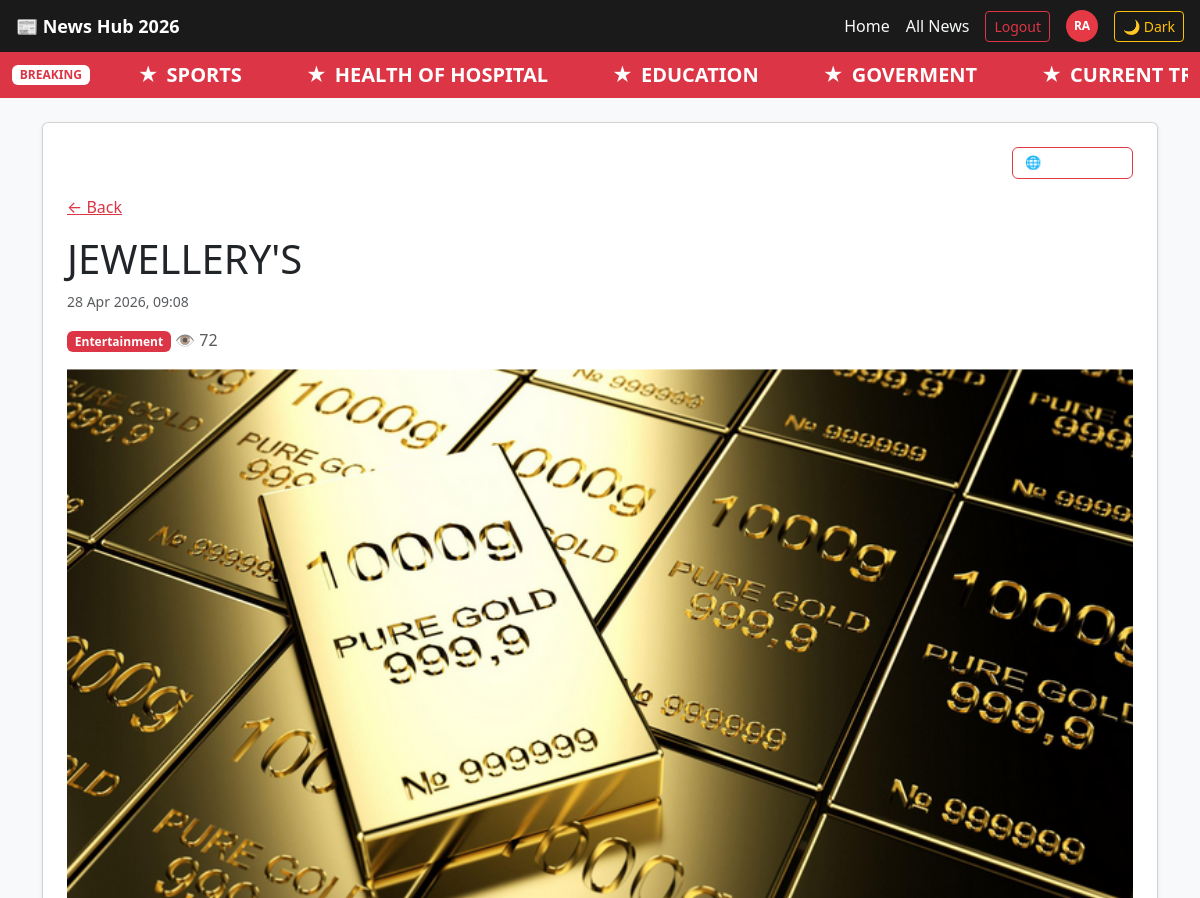
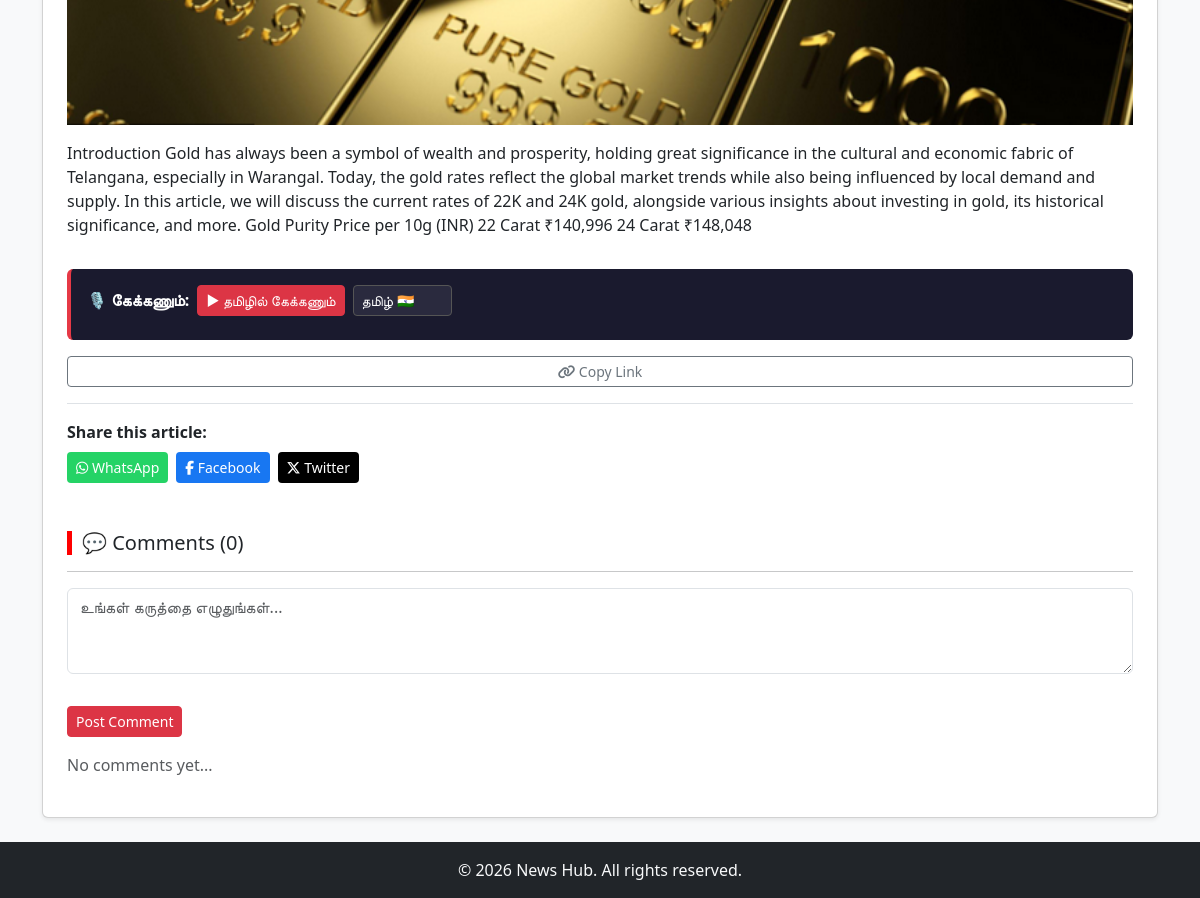
/post/3/ (signed in), run on the app's committed database (2 pictures, top to bottom).
### blog/models.py (models this page shows, shortened)
class Post(models.Model):
    title = models.CharField(max_length=200)
    content = models.TextField()
    created_at = models.DateTimeField(auto_now_add=True)
    image = models.ImageField(upload_to='news/', blank=True, null=True)
    tag = models.CharField(max_length=200, null=True)
    category = models.ForeignKey(Category, on_delete=models.SET_NULL, null=True, blank=True)
    views = models.PositiveIntegerField(default=0)
    likes = models.ManyToManyField(User, related_name='liked_posts', blank=True)

class Category(models.Model):
    name = models.CharField(max_length=100)

### blog/views.py (the view, shortened to what this page needs)
# urls.py: path('post/<int:pk>/', views.detail, name='detail'),          # ✅ post_id → pk
def detail(request, pk):
    post = get_object_or_404(Post, pk=pk)
    post.views += 1
    post.save()
    if post.category:
        latest_posts = Post.objects.filter(
            category=post.category
        ).exclude(id=post.id)[:20]
    else:
        latest_posts = Post.objects.exclude(id=post.id)[:5]
    comments = post.comments.all().order_by('-created_at')
    liked_ids = []
    if request.user.is_authenticated:
        liked_ids = list(CommentLike.objects.filter(
            user=request.user,
            comment__post=post
        ).values_list('comment_id', flat=True))
    form = CommentForm()
    post_url = 'https://news-hub-jjaf.onrender.com/' + reverse('blog:detail', kwargs={'pk': pk})
    return render(request, 'blog/detail.html', {
        'post': post,
        'latest_posts': latest_posts,
        'comments': comments,
        'form': form,
        'current_url': post_url,
        'liked_ids': liked_ids,
    })

### blog/forms.py
class CommentForm(forms.ModelForm):
    class Meta:
        model = Comment
        fields = ['content']
        widgets = {
            'content': forms.Textarea(attrs={
                'class': 'form-control',
                'rows': 3,
                'placeholder': 'உங்கள் கருத்தை எழுதுங்கள்...'
            })
        }

### blog/templates/blog/detail.html (shortened to what this page needs)
{% extends 'blog/base.html' %}
{% load static %}
{% block content %}
<div class="bg-danger text-white py-2 px-6">
    <div class="container-fluid d-flex align-items-center">
        <span class="badge bg-white text-danger fw-bold me-3 flex-shrink-0">BREAKING</span>
        <div class="ticker-wrapper">
            <div class="ticker-track">
                {% for p in latest_posts %}
                    <a href="{% url 'blog:detail' p.id %}" class="ticker-item">{{ p.title }}</a>
                {% endfor %}
            </div>
        </div>
    </div>
</div>
<div class="container my-4">
    <div class="row">
        <div class="col-lg-12">
            <div class="card shadow-sm p-4">
                <div class="d-flex justify-content-end mb-3">
                    <div class="lang-widget-wrap" id="langWidgetWrap">
                        <button class="lang-toggle-btn" onclick="toggleLangPanel()">🌐 <span id="langActiveName">Language</span> ▾</button>
                    </div>
                </div>
                <a href="{% url 'blog:index' %}" class="text-danger mb-3">← Back</a>
                <h1>{{ post.title }}</h1>
                <p class="text-muted small">{{ post.created_at|date:"d M Y, H:i" }}</p>
                <div class="mb-3">
                    {% if post.category %}
                        <span class="badge bg-danger">{{ post.category.name }}</span>
                    {% endif %}
                    <span class="text-muted">👁 {{ post.views }}</span>
                </div>
                {% if post.image %}
                    <img src="{{ post.image.url }}" class="img-fluid mb-3">
                {% endif %}
                <p>{{ post.content }}</p>
                <div class="mt-3 p-3 rounded" style="background:#1a1a2e; border-left: 4px solid #e63946;">
                    <div class="d-flex align-items-center gap-2 flex-wrap">
                        <span class="text-white fw-bold">🎙️ கேக்கணும்:</span>
                        <button id="ttsBtn" onclick="loadTTS()" class="btn btn-danger btn-sm">▶ தமிழில் கேக்கணும்</button>
                        <select id="ttsLang" onchange="resetTTS()" class="form-select form-select-sm w-auto" style="background:#2a2a3e; color:white; border-color:#555;">
                            <option value="ta">தமிழ் 🇮🇳</option>
                        </select>
                    </div>
                </div>
                <button onclick="copyLink()" class="btn btn-sm btn-outline-secondary mt-3">
                    <i class="fas fa-link"></i> Copy Link
                </button>
                <div class="mt-3 border-top pt-3">
                    <p class="fw-bold mb-2">Share this article:</p>
                    <div class="d-flex gap-2 flex-wrap">
                        <a href="#" onclick="shareWhatsApp(); return false;" class="btn btn-sm text-white" style="background-color: #25D366;">
                            <i class="fab fa-whatsapp"></i> WhatsApp
                        </a>
                        <a href="https://www.facebook.com/sharer/sharer.php?u={{ current_url|urlencode }}" target="_blank" class="btn btn-sm text-white" style="background-color: #1877F2;">
                            <i class="fab fa-facebook-f"></i> Facebook
                        </a>
                        <a href="https://twitter.com/intent/tweet?text={{ post.title|urlencode }}&url={{ current_url|urlencode }}" target="_blank" class="btn btn-sm text-white" style="background-color: #000000;">
                            <i class="fab fa-x-twitter"></i> Twitter
                        </a>
                    </div>
                </div>
                <div class="mt-5">
                    <h5 style="border-left:5px solid red; padding-left:10px;">💬 Comments ({{ comments|length }})</h5>
                    <hr>
                    {% if user.is_authenticated %}
                    <form method="POST">
                        {{ form.content }}
                        <br>
                        <button class="btn btn-danger btn-sm mt-2">Post Comment</button>
                    </form>
                    {% else %}
                    <div class="alert alert-warning">Login to comment → <a href="{% url 'blog:login' %}">Login</a></div>
                    {% endif %}
                    {% for comment in comments %}
                    <div class="card mt-3">
                        <div class="card-body">
                            <strong>{{ comment.user.username }}</strong>
                            <small class="text-muted float-end">{{ comment.created_at|date:"d M Y, H:i" }}</small>
                            <p class="mt-2">{{ comment.content }}</p>
                            <a href="{% url 'blog:like_comment' comment.id %}" class="btn btn-sm {% if comment.id in liked_ids %}btn-danger{% else %}btn-outline-danger{% endif %}">
                                ❤️ {{ comment.likes.count }}
                            </a>
                            <a href="#" onclick="shareCommentWhatsApp('{{ comment.content|escapejs }}'); return false;" class="btn btn-sm text-white ms-1" style="background-color: #25D366;">
                                <i class="fab fa-whatsapp"></i>
                            </a>
                        </div>
                    </div>
                    {% empty %}
                    <p class="text-muted mt-3">No comments yet...</p>
                    {% endfor %}
                </div>
            </div>
        </div>
    </div>
</div>
{% endblock %}

### blog/templates/blog/base.html (shortened to what this page needs)
{% load static %}
<!DOCTYPE html>
<html lang="en">
<head>
    <link href="https://cdn.jsdelivr.net/npm/bootstrap@5.3.3/dist/css/bootstrap.min.css" rel="stylesheet">
    <link rel="stylesheet" href="{% static 'blog/style.css' %}">
    <link rel="stylesheet" href="https://cdn.jsdelivr.net/npm/bootstrap-icons@1.3.0/font/bootstrap-icons.css">
    <link rel="stylesheet" href="https://cdnjs.cloudflare.com/ajax/libs/font-awesome/6.5.0/css/all.min.css">
</head>
<body class="bg-light">
<header class="navbar-custom">
    <div class="d-flex justify-content-between align-items-center">
        <a class="navbar-brand-text" href="{% url 'blog:index' %}">📰 News Hub 2026</a>
        <div class="d-flex align-items-center gap-2">
            <div class="d-none d-md-flex gap-3 align-items-center">
                <a class="text-light text-decoration-none" href="{% url 'blog:index' %}">Home</a>
                <a class="text-light text-decoration-none" href="{% url 'blog:post_list' %}">All News</a>
                {% if request.user.is_authenticated %}
                    <a href="{% url 'blog:logout' %}" class="btn btn-outline-danger btn-sm">Logout</a>
                    <a href="{% url 'blog:profile' %}" style="width:32px;height:32px;border-radius:50%;background:#e63946;color:white;display:inline-flex;align-items:center;justify-content:center;font-weight:bold;font-size:12px;text-decoration:none;">
                        {{ request.user.username|slice:":2"|upper }}
                    </a>
                {% else %}
                    <a href="{% url 'blog:login' %}" class="btn btn-outline-light btn-sm">Login</a>
                {% endif %}
                <button onclick="toggleDark()" class="btn btn-outline-warning btn-sm" id="darkBtn">🌙 Dark</button>
            </div>
        </div>
    </div>
</header>
{% block content %}{% endblock %}
<footer class="bg-dark text-light p-3 mt-4">
    <div class="text-center">
        <span>© 2026 News Hub. All rights reserved.</span>
    </div>
</footer>
</body>
</html>

### blog/static/blog/style.css (style rules this page uses)
body { background-color: #cccccc; }

### blog/templates/blog/base.html (style rules this page uses)
.navbar-custom { background-color: #1a1a1a; padding: 10px 16px; }
.navbar-brand-text { font-size: 18px; font-weight: 700; color: #fff; text-decoration: none; }

### blog/templates/blog/detail.html (style rules this page uses)
.ticker-wrapper { overflow: hidden; width: 100%; }
.ticker-track { display: inline-flex; white-space: nowrap; animation: ticker-scroll 30s linear infinite; width: max-content; }
.ticker-item { color: white; font-size: 20px; font-weight: 600; text-decoration: none; padding: 0 32px; display: inline-flex; align-items: center; gap: 8px; }
.ticker-item::before { content: "★"; font-size: 20px; }
body { top: 0 !important; }
.lang-widget-wrap { display:inline-flex; align-items:center; position:relative; }
.lang-toggle-btn { display:flex; align-items:center; gap:6px; background:transparent; border:1px solid #e63946; color:#fff; border-radius:6px; padding:5px 12px; font-size:13px; font-weight:500; cursor:pointer; transition:background 0.2s; }

### data on the page
Post: title "SPORTS"
Post: title "HEALTH OF HOSPITAL"
Post: title "EDUCATION"
Post: title "GOVERMENT"
Post: title "CURRENT…"
Post: title "JEWELLERY'S", created_at "28 Apr 2026, 09:08", category.name "Entertainment", views "72", image (picture), content "Introduction Gold has always been a symbol of wealth and prosperity, holding great significance in the cultural and economic fabric of Telangana, especially in Warangal. Today, the gold rates reflect the global market trends while also being influenced by local demand and supply. In this article, we will discuss the current rates of 22K and 24K gold, alongside various insights about investing in gold, its historical significance, and more. Gold Purity Price per 10g (INR) 22 Carat ₹140,996 24 Carat ₹148,048"

### other printed values
{{ request.user.username|slice:":2"|upper }} "RA"
{{ comments|length }} "0"
